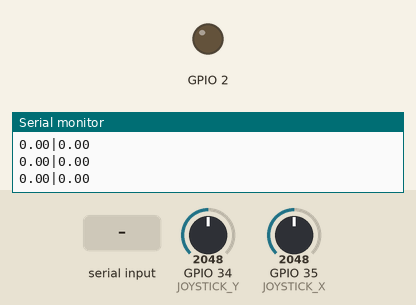
The sketch below on a simulated ESP32. On the bench: output pins drawn as LEDs (lit = HIGH), the last lines printed to the serial monitor. The test bench sets the inputs (shaded band); at power-on: GPIO 34 (JOYSTICK_Y) = 2048, GPIO 35 (JOYSTICK_X) = 2048.

Above: at 1.2 s.
1.3 s: "1" received over Serial
At 1.7 s:
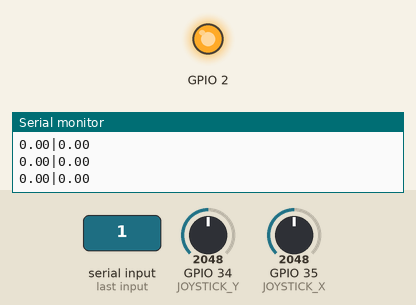
2.8 s: "0" received over Serial
At 3.3 s:
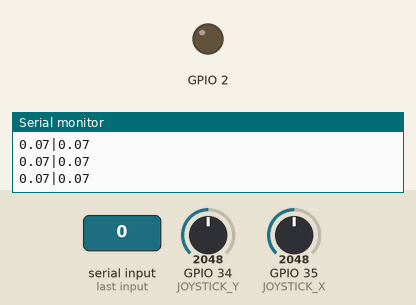
Timing chart, 0 to 5.8 s (numbered marks = the images above; inputs shaded):
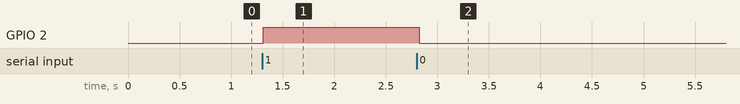

The sketch:

ESP32Serial.ino
```cpp
#include "MeanFilterLib.h"

//Definir los pines del joystick
#define JOYSTICK_X 35
#define JOYSTICK_Y 34

char receivedChar;

//Instancia del objeto del filtro de ventana (10 muestras)
MeanFilter<long> meanFilter(10);

//Parametro de suavizado para el filtro
const float smoothFactor = 0.1;

//Variables para valores filtrados
float xValueFiltered = 0;
float yValueFiltered = 0;

void setup() {
  //Inicializa el puerto serial 9600

  Serial.begin(9600);

  //Configuracion de los pines del joystick

  pinMode(JOYSTICK_X, INPUT);
  pinMode(JOYSTICK_Y, INPUT);
  pinMode(2, OUTPUT);

}

void loop() {
  //Lectura de los valores de los ejes X y Y del joystick

  int xValue = analogRead(JOYSTICK_X);
  int yValue = analogRead(JOYSTICK_Y);

  //Filtra usando la ventana
  int xMeanValue = meanFilter.AddValue(xValue);
  int yMeanValue = meanFilter.AddValue(yValue);

  //Aplicar suavizado
  xValueFiltered += smoothFactor * (xMeanValue - xValueFiltered);
  yValueFiltered += smoothFactor * (yMeanValue - yValueFiltered);

  //Mapear los valores en los ejex X y Y
  float xValueMap = (xValueFiltered - 1910)/1910.0;
  float yValueMap = (yValueFiltered - 1910)/1910.0;

  if(abs(xValueMap)<0.05)
    xValueMap = 0;

  if(abs(yValueMap)<0.05)
    yValueMap = 0;

  Serial.flush();

  Serial.print(xValueMap);
  Serial.print("|");
  Serial.println(yValueMap);

  if(Serial.available() > 0){
    receivedChar = Serial.read();
    if(receivedChar == '1'){
      digitalWrite(2,HIGH); //Enciende el LED
    }
    else if(receivedChar == '0'){
      digitalWrite(2,LOW); //Apaga el LED
    }
  }
  delay(50);

}
```

Measured:
- after the input at 1.3 s, GPIO 2: LOW → HIGH at once
- after the input at 2.8 s, GPIO 2: HIGH → LOW at once
